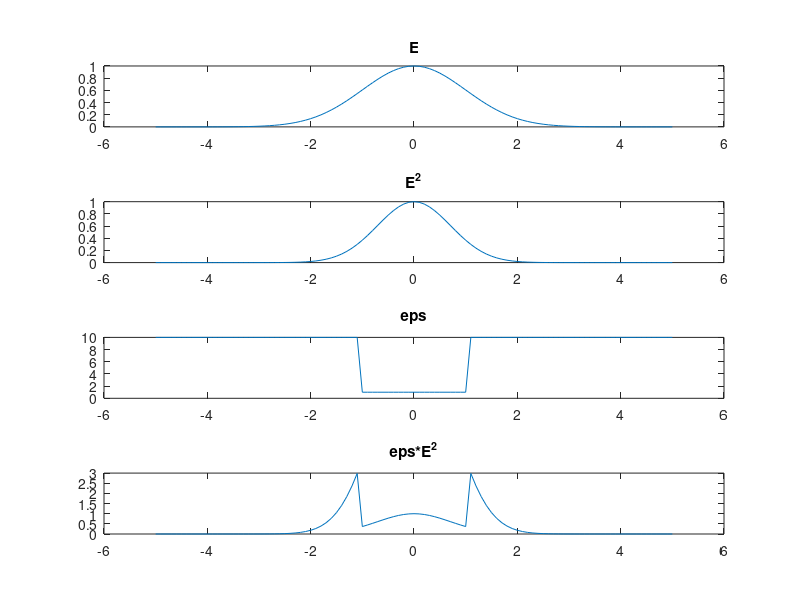
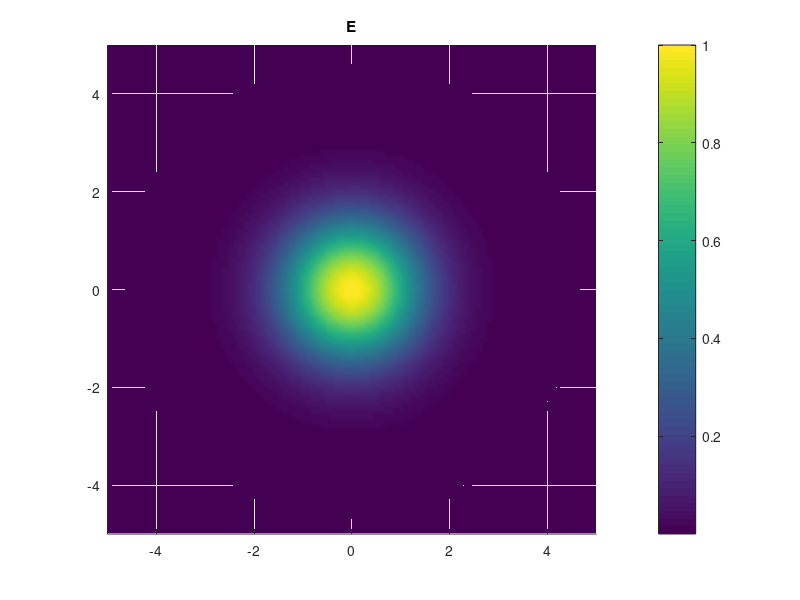
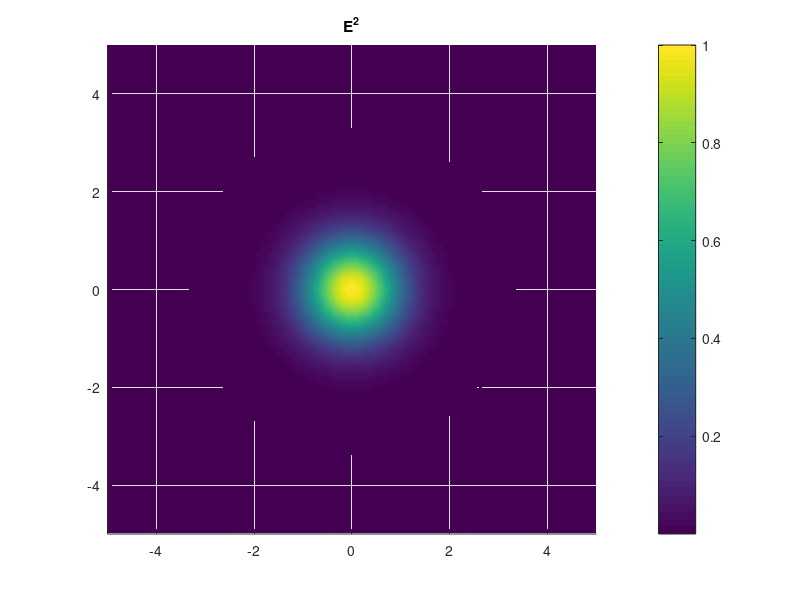
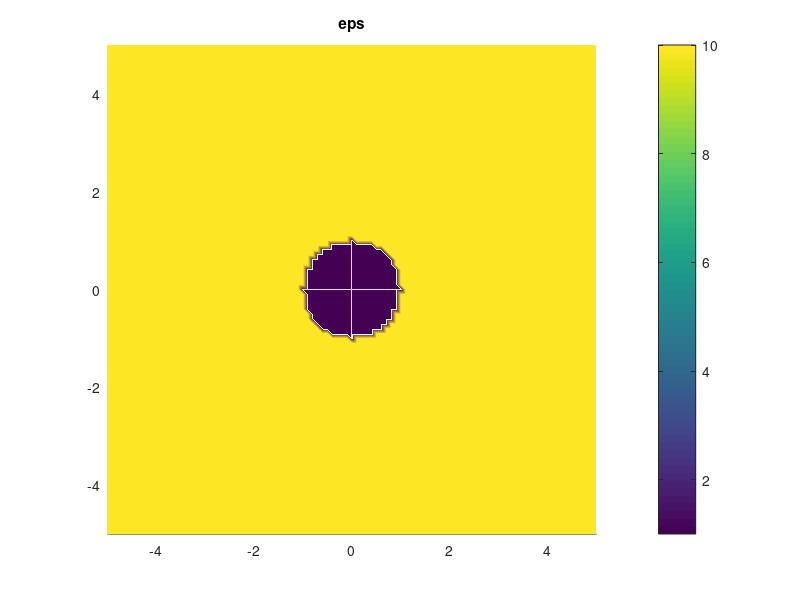

Source code (MATLAB) for these figures, in order: (Note: this script raises an error after producing the figures.)
close all;
clear all;

m = 5;
N = 101;
x = linspace(-m,m,N);
y = linspace(-m,m,N);
z = linspace(-m,m,N);
[X,Y,Z] = meshgrid(x,y,z);
R2 = X.^2 + Y.^2 + Z.^2;
E2 = exp(-R2);
E = sqrt(E2);

eps = ones(size(R2));
eps(find(abs(R2)>1)) = 10;

epsE2 = eps.*E2;

Nx=length(x)
Ny=length(y)
Nz=length(z)

xc_idx = round(Nx/2)
yc_idx = round(Ny/2)
zc_idx = round(Nz/2)

subplot(4,1,1);
plot(squeeze(X(yc_idx,:,zc_idx)), squeeze(E(yc_idx,:,zc_idx)));
title('E');
subplot(4,1,2);
plot(squeeze(X(yc_idx,:,zc_idx)), squeeze(E2(yc_idx,:,zc_idx)));
title('E^2');
subplot(4,1,3);
plot(squeeze(X(yc_idx,:,zc_idx)), squeeze(eps(yc_idx,:,zc_idx)));
title('eps');
subplot(4,1,4);
plot(squeeze(X(yc_idx,:,zc_idx)), squeeze(epsE2(yc_idx,:,zc_idx)));
title('eps*E^2');

figure;
surf(squeeze(X(:,:,zc_idx)), squeeze(Y(:,:,zc_idx)), squeeze(E(:,:,zc_idx)));
title('E');
view(2);
shading interp;
axis tight;
axis square;
colorbar;

figure;
surf(squeeze(X(:,:,zc_idx)), squeeze(Y(:,:,zc_idx)), squeeze(E2(:,:,zc_idx)));
title('E^2');
view(2);
shading interp;
axis tight;
axis square;
colorbar;

figure;
surf(squeeze(X(:,:,zc_idx)), squeeze(Y(:,:,zc_idx)), squeeze(eps(:,:,zc_idx)));
title('eps');
view(2);
shading interp;
axis tight;
axis square;
colorbar;

figure;
surf(squeeze(X(:,:,zc_idx)), squeeze(Y(:,:,zc_idx)), squeeze(epsE2(:,:,zc_idx)));
title('eps*E^2');
view(2);
shading interp;
axis tight;
axis square;
colorbar;

plotSnapshot('z51_id_01.prn', 'column',3);
plotSnapshot('zay_id_00_energy.prn','column', 3);

dx = diff(x);
dy = diff(y);
dz = diff(z);

dx = [(x(2) - x(1))/2, (x(3:end) - x(1:end-2))/2, (x(end) - x(end-1))/2];
dy = [(y(2) - y(1))/2, (y(3:end) - y(1:end-2))/2, (y(end) - y(end-1))/2];
dz = [(z(2) - z(1))/2, (z(3:end) - z(1:end-2))/2, (z(end) - z(end-1))/2];

[dX,dY,dZ] = meshgrid(dx,dy,dz);

dV = dX .* dY .* dZ;
E2V = E2 .* dV;
energy = epsE2 .* dV;

total_E2V = sum(E2V(:))
total_energy = sum(energy(:))

disp('==> conventional mode volume');
[max_val, max_idx] = max(epsE2(:))
epsAtMax = eps(max_idx)
XAtMax = X(max_idx) + m
YAtMax = Y(max_idx) + m
ZAtMax = Z(max_idx) + m
Veff0 = total_energy ./ epsE2(max_idx)

disp('==> low-index cavity mode volume');
[max_val, max_idx] = max(E2(:))
epsAtMax = eps(max_idx)
XAtMax = X(max_idx) + m
YAtMax = Y(max_idx) + m
ZAtMax = Z(max_idx) + m
Veff1 = total_energy ./ ( eps(max_idx) .* E2(max_idx) )

% reference output
%>> calculateModeVolume_test
%Nx =  200
%Ny =  200
%Nz =  200
%total_E2V =  5.5683
%total_energy =  33.928
%==> conventional mode volume
%max_val =  3.6144
%max_idx =  3698699
%epsAtMax =  10
%Veff0 =  9.3867
%==> low-index cavity mode volume
%max_val =  0.99245
%max_idx =  3979900
%epsAtMax =  1
%Veff1 =  34.186

%>> calculateModeVolume_test
%Nx =  100
%Ny =  100
%Nz =  100
%total_E2V =  5.5683
%total_energy =  35.032
%==> conventional mode volume
%max_val =  3.6418
%max_idx =  484855
%epsAtMax =  10
%Veff0 =  9.6193
%==> low-index cavity mode volume
%max_val =  0.96985
%max_idx =  494950
%epsAtMax =  1
%Veff1 =  36.121

%>> calculateModeVolume_test
%Nx =  101
%Ny =  101
%Nz =  101
%xc_idx =  51
%yc_idx =  51
%zc_idx =  51
%total_E2V =  5.5683
%total_energy =  34.810
%==> conventional mode volume
%max_val =  3.6788
%max_idx =  484552
%epsAtMax =  10
%Veff0 =  9.4624
%==> low-index cavity mode volume
%max_val =  1
%max_idx =  515151
%epsAtMax =  1
%Veff1 =  34.810

%>> calculateModeVolume_test
%Nx =  101
%Ny =  101
%Nz =  101
%xc_idx =  51
%yc_idx =  51
%zc_idx =  51
%total_E2V =  5.5683
%total_energy =  34.810
%==> conventional mode volume
%max_val =  3.6788
%max_idx =  484552
%epsAtMax =  10
%XAtMax = 0
%YAtMax =  0.80000
%ZAtMax = -0.60000
%Veff0 =  9.4624
%==> low-index cavity mode volume
%max_val =  1
%max_idx =  515151
%epsAtMax =  1
%XAtMax = 0
%YAtMax = 0
%ZAtMax = 0
%Veff1 =  34.810

%>> calculateModeVolume_test
%Nx =  101
%Ny =  101
%Nz =  101
%xc_idx =  51
%yc_idx =  51
%zc_idx =  51
%total_E2V =  5.5683
%total_energy =  34.382
%==> conventional mode volume
%max_val =  3.6788
%max_idx =  433549
%epsAtMax =  10
%XAtMax =  5
%YAtMax =  5.6000
%ZAtMax =  4.2000
%Veff0 =  9.3459
%==> low-index cavity mode volume
%max_val =  1
%max_idx =  515151
%epsAtMax =  1
%XAtMax =  5
%YAtMax =  5
%ZAtMax =  5
%Veff1 =  34.382

%>> sqrt(pi)^3
%ans =  5.5683
